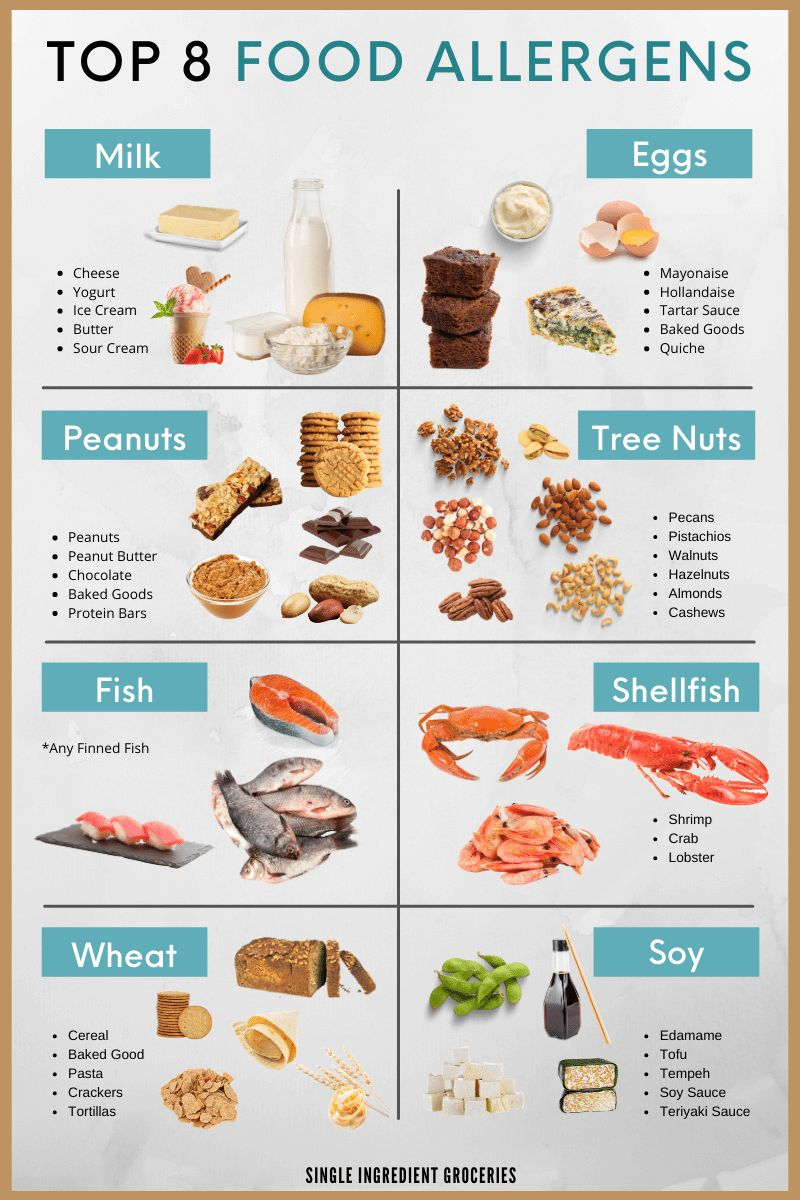
#> input picture Allergen Detection Flutter/Allergen Detector AI/notebooks/test_image.jpg, 800 x 1200 px
$ python -i image_processing.py   (imports and definitions only)
#> lines starting #> are read from the running program, lines starting #| are printed output that depends on the picture
#> further down, picture is the input picture: shape (1200, 800, 3); mean B, G, R 197, 204.2, 208.4
"""
Advanced Image Preprocessing Pipeline for OCR.
Uses OpenCV for noise reduction, binarization, deskewing, and contrast enhancement.
"""
import cv2
import numpy as np
from PIL import Image
import io


# [31 lines left out: functions pil_to_cv2, cv2_to_pil, bytes_to_cv2, resize_for_ocr, not called in this run]


def deskew(img):
    """Correct slight rotation/skew in the image."""
    gray = img if len(img.shape) == 2 else cv2.cvtColor(img, cv2.COLOR_BGR2GRAY)
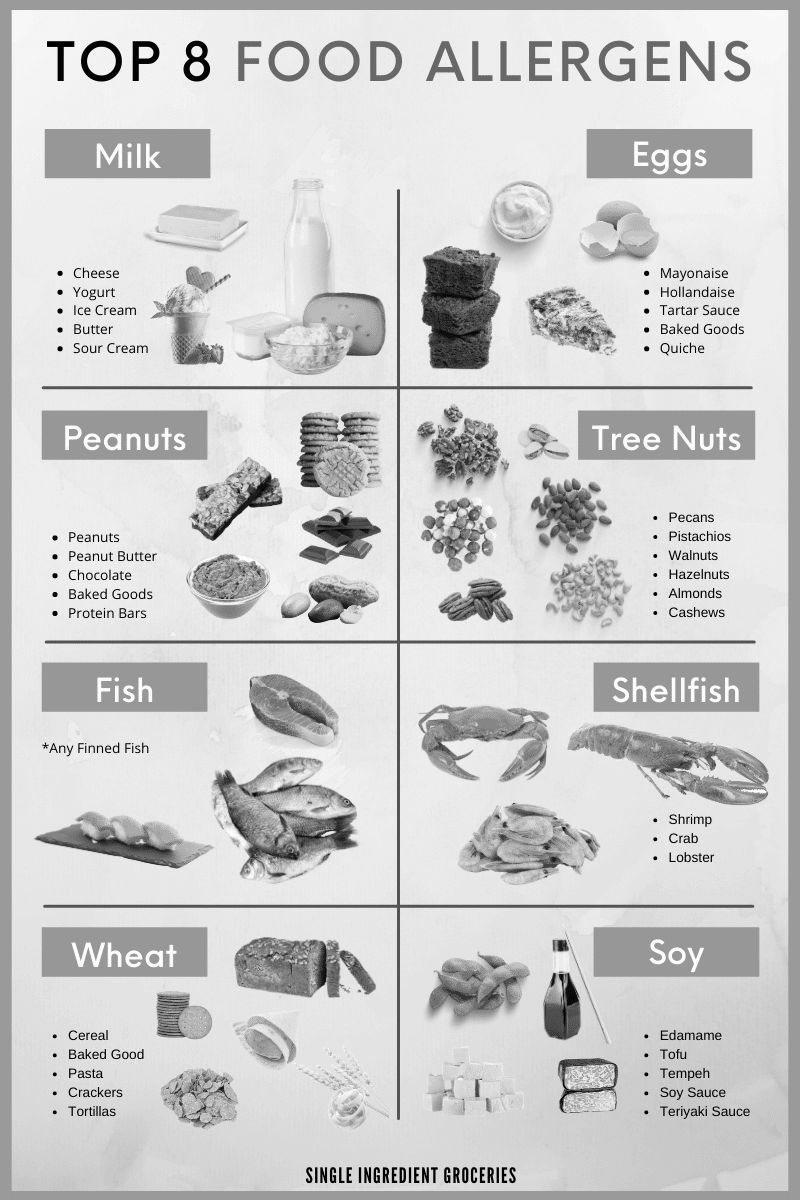
#> gray: shape (1200, 800); min 0, max 255, mean 204.6
    coords = np.column_stack(np.where(gray > 0))
#> coords = 957885 pairs, first value 0 to 1199, second value 0 to 799
    if coords.shape[0] < 50:
        return img
    angle = cv2.minAreaRect(coords)[-1]
#> angle = -90
    if angle < -45:
        angle = -(90 + angle)
#> angle = 0
    else:
        angle = -angle
    if abs(angle) < 0.5:
        return img
    (h, w) = img.shape[:2]
    center = (w // 2, h // 2)
    M = cv2.getRotationMatrix2D(center, angle, 1.0)
    rotated = cv2.warpAffine(
        img, M, (w, h), flags=cv2.INTER_CUBIC, borderMode=cv2.BORDER_REPLICATE
    )
    return rotated


# [77 lines left out: functions preprocess_for_ocr, get_preprocessing_stages, not called in this run]

>>> import cv2
>>> picture = cv2.imread('../../notebooks/test_image.jpg')
>>> result = deskew(picture)
